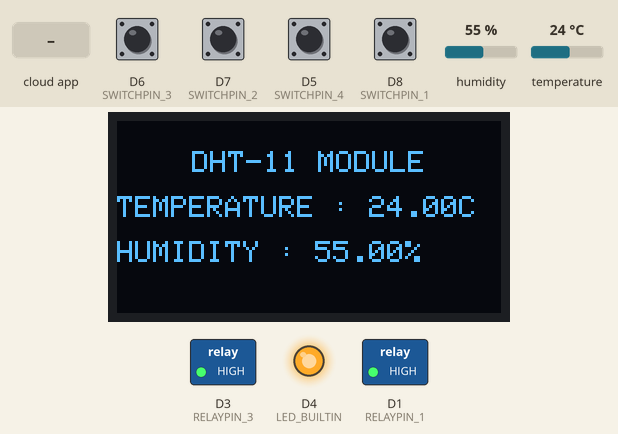
This sketch was run on a simulated ESP8266 (NodeMCU). On the bench: 128×64 one-colour display, switched loads named in the sketch (green lamp = pin HIGH), output pins drawn as LEDs (lit = HIGH, except the on-board LED, lit = LOW). The test bench sets the inputs (shaded band); at power-on: D5 (SWITCHPIN_4), D6 (SWITCHPIN_3), D7 (SWITCHPIN_2), D8 (SWITCHPIN_1) HIGH, humidity 55 %, temperature 24 °C. WiFi joins after 1.5 s; servers stay silent unless stated; pins used as bus, display or sensor lines are not drawn; what the sketch prints to the serial monitor is not drawn.

Above: at 2.7 s.
2.8 s: humidity set to 22 %
At 4.2 s:
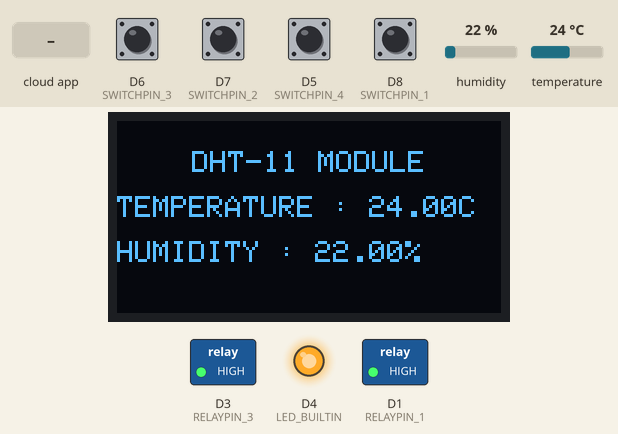
5.1 s: the phone or cloud app sets 64b1c5f12ac6a1822a883389 to 1
At 6.0 s:
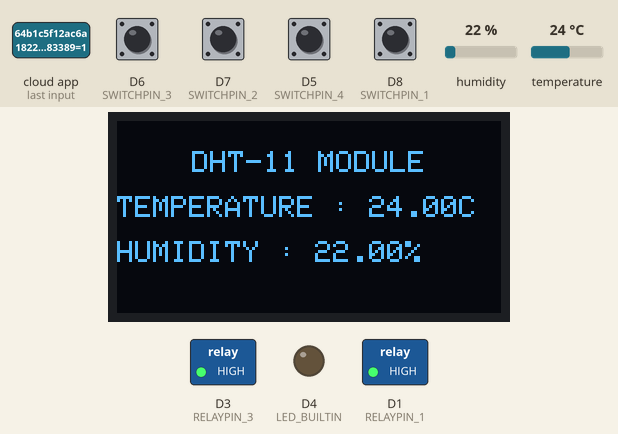
6.6 s: the phone or cloud app sets 6512707fe53283d14e588ec3 to 0
At 7.8 s:
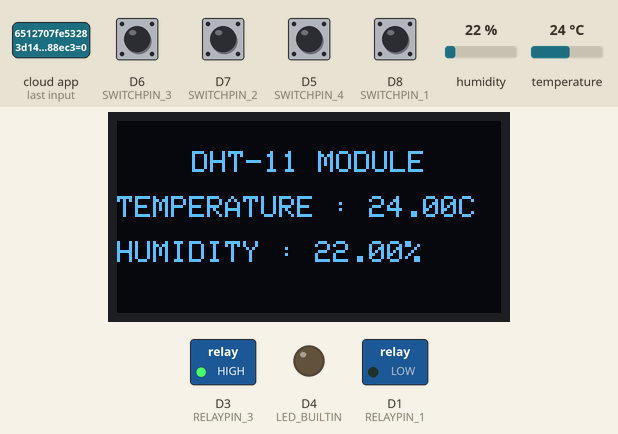
8.1 s: the phone or cloud app sets 651270fa50caa73c8a7e0028 to 0
At 8.5 s:
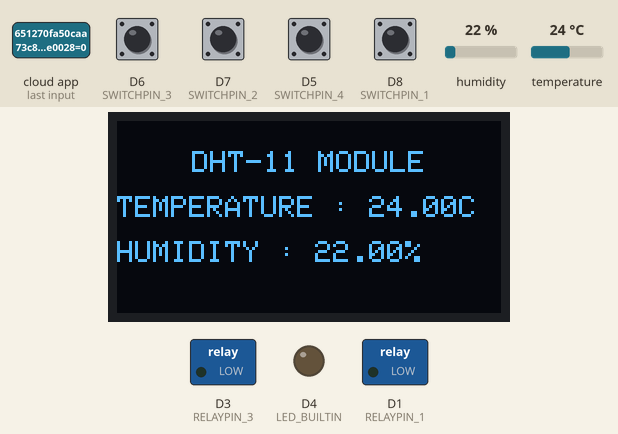
9.6 s: the phone or cloud app sets 6512707fe53283d14e588ec3 to 1
At 10.6 s:
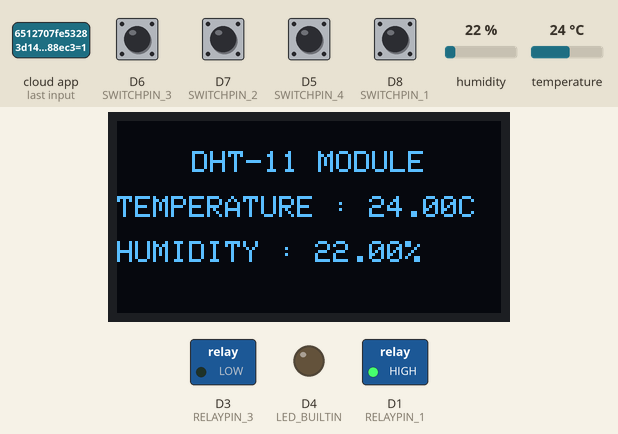
11.1 s: the phone or cloud app sets 64b1c5f12ac6a1822a883389 to 0
At 12.5 s:
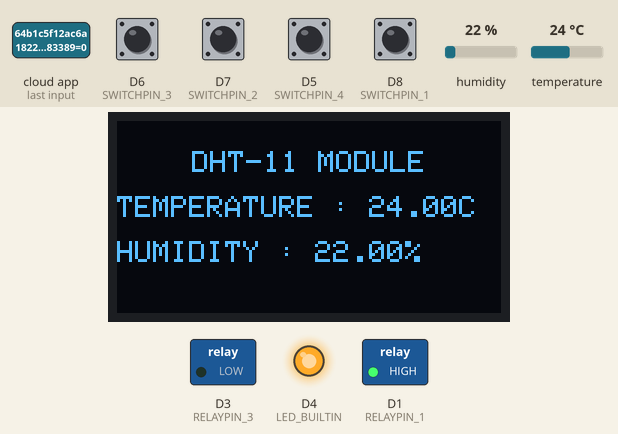
Timing chart, 0 to 13.6 s (numbered marks = the images above; inputs shaded):
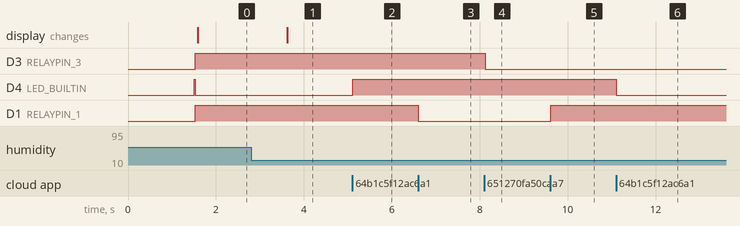

Measured:
- after the input at 2.8 s, the display: changes after 0.82 s (image 1)
- after the input at 5.1 s, D4 (LED_BUILTIN): LOW → HIGH at once
- after the input at 6.6 s, D1 (RELAYPIN_1): HIGH → LOW at once
- after the input at 8.1 s, D3 (RELAYPIN_3): HIGH → LOW at once
- after the input at 9.6 s, D1 (RELAYPIN_1): LOW → HIGH at once
- after the input at 11.1 s, D4 (LED_BUILTIN): HIGH → LOW at once

The sketch:

IoT_home_automation.ino
```cpp
#include "DHT.h"
#define DHTPIN 4
#include <Wire.h>
#include <Adafruit_GFX.h>
#include <Adafruit_SSD1306.h>
#define SCREEN_WIDTH 128 // OLED display width, in pixels
#define SCREEN_HEIGHT 64 // OLED display height, in pixels
#define DHTTYPE DHT11
DHT dht(DHTPIN, DHTTYPE);
// Declaration for an SSD1306 display connected to I2C (SDA, SCL pins)
Adafruit_SSD1306 display(SCREEN_WIDTH, SCREEN_HEIGHT, &Wire, -1);
#ifdef ENABLE_DEBUG
#define DEBUG_ESP_PORT Serial
#define NODEBUG_WEBSOCKETS
#define NDEBUG
#endif
#include <Arduino.h>
#if defined(ESP8266)
#include <ESP8266WiFi.h>
#elif defined(ESP32) || defined(ARDUINO_ARCH_RP2040)
#include <WiFi.h>
#endif
#include "SinricPro.h"
#include "SinricProSwitch.h"
#include <map>

#define WIFI_SSID "Marlboro"
#define WIFI_PASS "01753459428"
#define APP_KEY "56f20118-1684-41ae-a407-9530ec1292dc"                                          // Should look like "de0bxxxx-1x3x-4x3x-ax2x-5dabxxxxxxxx"
#define APP_SECRET "56aa1866-8453-4768-a4fa-3c89482f06ad-a7963507-eb7b-484e-835e-9d3db148d18e"  // Should look like "5f36xxxx-x3x7-4x3x-xexe-e86724a9xxxx-4c4axxxx-3x3x-x5xe-x9x3-333d65xxxxxx"

// comment the following line if you use a toggle switches instead of tactile buttons
#define TACTILE_BUTTON 1

#define BAUD_RATE 9600

#define DEBOUNCE_TIME 250

#if defined(ESP8266)
#define RELAYPIN_1 D1
#define RELAYPIN_2 D2
#define RELAYPIN_3 D3
#define RELAYPIN_4 D4
#define SWITCHPIN_1 D8
#define SWITCHPIN_2 D7
#define SWITCHPIN_3 D6
#define SWITCHPIN_4 D5
#elif defined(ESP32) || defined(ARDUINO_ARCH_RP2040)
#define LED_BUILTIN 2

#define RELAYPIN_1 12
#define RELAYPIN_2 13
#define RELAYPIN_3 18
#define RELAYPIN_4 19
#define SWITCHPIN_1 25
#define SWITCHPIN_2 26
#define SWITCHPIN_3 2
#define SWITCHPIN_4 33
#endif

typedef struct {  // struct for the std::map below
  int relayPIN;
  int flipSwitchPIN;
} deviceConfig_t;


// this is the main configuration
// please put in your deviceId, the PIN for Relay and PIN for flipSwitch
// this can be up to N devices...depending on how much pin's available on your device ;)
// right now we have 4 devicesIds going to 4 relays and 4 flip switches to switch the relay manually
std::map<String, deviceConfig_t> devices = {
  //{deviceId, {relayPIN,  flipSwitchPIN}}
  { "6512707fe53283d14e588ec3", { RELAYPIN_1, SWITCHPIN_1 } },
  { "651270d8e53283d14e588f3b", { RELAYPIN_2, SWITCHPIN_2 } },
  { "651270fa50caa73c8a7e0028", { RELAYPIN_3, SWITCHPIN_3 } },
  { "64b1c5f12ac6a1822a883389", { RELAYPIN_4, SWITCHPIN_4 } }
};

typedef struct {  // struct for the std::map below
  String deviceId;
  bool lastFlipSwitchState;
  unsigned long lastFlipSwitchChange;
} flipSwitchConfig_t;

std::map<int, flipSwitchConfig_t> flipSwitches;  // this map is used to map flipSwitch PINs to deviceId and handling debounce and last flipSwitch state checks
                                                 // it will be setup in "setupFlipSwitches" function, using informations from devices map

void setupRelays() {
  for (auto &device : devices) {            // for each device (relay, flipSwitch combination)
    int relayPIN = device.second.relayPIN;  // get the relay pin
    pinMode(relayPIN, OUTPUT);              // set relay pin to OUTPUT
  }
}

void setupFlipSwitches() {
  for (auto &device : devices) {          // for each device (relay / flipSwitch combination)
    flipSwitchConfig_t flipSwitchConfig;  // create a new flipSwitch configuration

    flipSwitchConfig.deviceId = device.first;      // set the deviceId
    flipSwitchConfig.lastFlipSwitchChange = 0;     // set debounce time
    flipSwitchConfig.lastFlipSwitchState = false;  // set lastFlipSwitchState to false (LOW)

    int flipSwitchPIN = device.second.flipSwitchPIN;  // get the flipSwitchPIN

    flipSwitches[flipSwitchPIN] = flipSwitchConfig;  // save the flipSwitch config to flipSwitches map
    pinMode(flipSwitchPIN, INPUT);                   // set the flipSwitch pin to INPUT
  }
}

bool onPowerState(String deviceId, bool &state) {
  Serial.printf("%s: %s\r\n", deviceId.c_str(), state ? "on" : "off");
  int relayPIN = devices[deviceId].relayPIN;  // get the relay pin for corresponding device
  digitalWrite(relayPIN, state);              // set the new relay state
  return true;
}

void handleFlipSwitches() {
  unsigned long actualMillis = millis();                                          // get actual millis
  for (auto &flipSwitch : flipSwitches) {                                         // for each flipSwitch in flipSwitches map
    unsigned long lastFlipSwitchChange = flipSwitch.second.lastFlipSwitchChange;  // get the timestamp when flipSwitch was pressed last time (used to debounce / limit events)

    if (actualMillis - lastFlipSwitchChange > DEBOUNCE_TIME) {  // if time is > debounce time...

      int flipSwitchPIN = flipSwitch.first;                              // get the flipSwitch pin from configuration
      bool lastFlipSwitchState = flipSwitch.second.lastFlipSwitchState;  // get the lastFlipSwitchState
      bool flipSwitchState = digitalRead(flipSwitchPIN);                 // read the current flipSwitch state
      if (flipSwitchState != lastFlipSwitchState) {                      // if the flipSwitchState has changed...
#ifdef TACTILE_BUTTON
        if (flipSwitchState) {  // if the tactile button is pressed
#endif
          flipSwitch.second.lastFlipSwitchChange = actualMillis;  // update lastFlipSwitchChange time
          String deviceId = flipSwitch.second.deviceId;           // get the deviceId from config
          int relayPIN = devices[deviceId].relayPIN;              // get the relayPIN from config
          bool newRelayState = !digitalRead(relayPIN);            // set the new relay State
          digitalWrite(relayPIN, newRelayState);                  // set the trelay to the new state

          SinricProSwitch &mySwitch = SinricPro[deviceId];  // get Switch device from SinricPro
          mySwitch.sendPowerStateEvent(newRelayState);      // send the event
#ifdef TACTILE_BUTTON
        }
#endif
        flipSwitch.second.lastFlipSwitchState = flipSwitchState;  // update lastFlipSwitchState
      }
    }
  }
}

void setupWiFi() {
  Serial.printf("\r\n[Wifi]: Connecting");
  WiFi.begin(WIFI_SSID, WIFI_PASS);

  while (WiFi.status() != WL_CONNECTED) {
    Serial.printf(".");
    delay(250);
  }
  digitalWrite(LED_BUILTIN, HIGH);
  Serial.printf("connected!\r\n[WiFi]: IP-Address is %s\r\n", WiFi.localIP().toString().c_str());
}

void setupSinricPro() {
  for (auto &device : devices) {
    const char *deviceId = device.first.c_str();
    SinricProSwitch &mySwitch = SinricPro[deviceId];
    mySwitch.onPowerState(onPowerState);
  }

  //SinricPro.restoreDeviceStates(true); // Uncomment to restore the last known state from the server.
  SinricPro.begin(APP_KEY, APP_SECRET);
}

void setup() {
  Serial.begin(BAUD_RATE);
  setupRelays();
  setupFlipSwitches();
  setupWiFi();
  setupSinricPro();
  dht.begin();
  display.begin(SSD1306_SWITCHCAPVCC, 0x3C);
}

void loop() {
  SinricPro.handle();
  handleFlipSwitches();
  float t = dht.readTemperature();
  float h = dht.readHumidity();
  display.clearDisplay();
  display.setTextSize(1);
  display.setTextColor(WHITE);
  display.setCursor(25, 10);
  display.print("DHT-11 MODULE");
  display.setCursor(0, 25);
  display.print("TEMPERATURE : ");
  display.print(t);
  display.println("C");
  display.setTextSize(1);
  display.setTextColor(WHITE);
  display.setCursor(0, 40);
  display.print("HUMIDITY : ");
  display.print(h);
  display.println("%");
  display.display();
}
```
